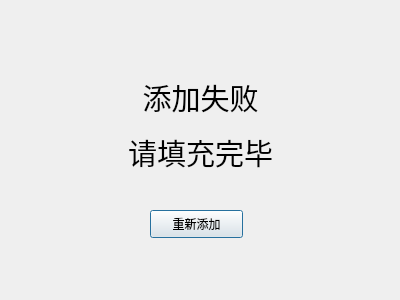
<?xml version="1.0" encoding="UTF-8"?>
<ui version="4.0">
 <class>add_book_fail</class>
 <widget class="QDialog" name="add_book_fail">
  <property name="geometry">
   <rect>
    <x>0</x>
    <y>0</y>
    <width>400</width>
    <height>300</height>
   </rect>
  </property>
  <property name="windowTitle">
   <string>Dialog</string>
  </property>
  <widget class="QLabel" name="label">
   <property name="geometry">
    <rect>
     <x>90</x>
     <y>60</y>
     <width>221</width>
     <height>131</height>
    </rect>
   </property>
   <property name="text">
    <string>&lt;html&gt;&lt;head/&gt;&lt;body&gt;&lt;p align=&quot;center&quot;&gt;&lt;span style=&quot; font-size:22pt;&quot;&gt;添加失败&lt;/span&gt;&lt;/p&gt;&lt;p align=&quot;center&quot;&gt;&lt;span style=&quot; font-size:22pt;&quot;&gt;请填充完毕&lt;/span&gt;&lt;/p&gt;&lt;/body&gt;&lt;/html&gt;</string>
   </property>
  </widget>
  <widget class="QPushButton" name="re_add">
   <property name="geometry">
    <rect>
     <x>150</x>
     <y>210</y>
     <width>93</width>
     <height>28</height>
    </rect>
   </property>
   <property name="text">
    <string>重新添加</string>
   </property>
  </widget>
 </widget>
 <resources/>
 <connections/>
</ui>
